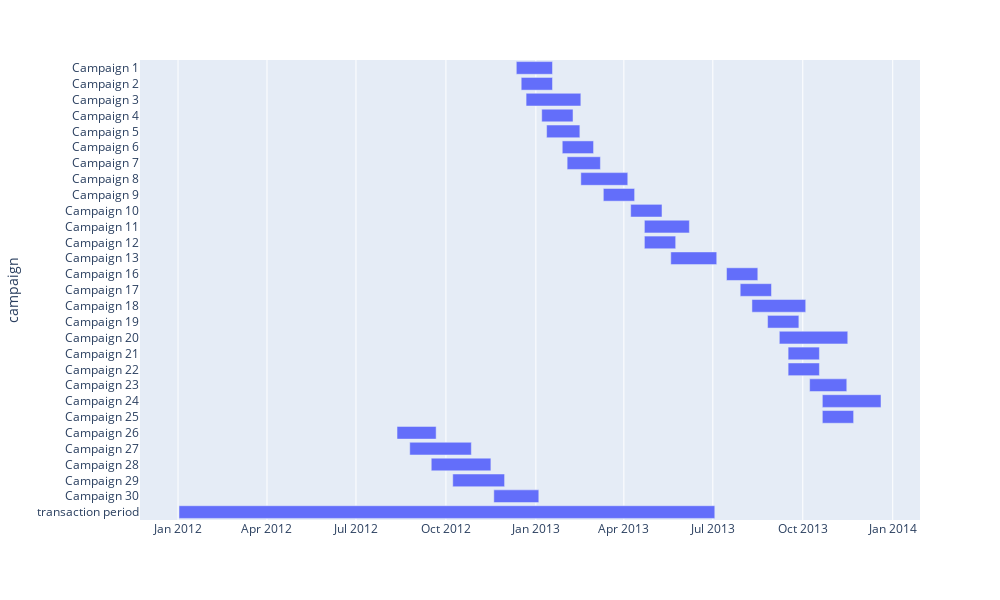

The notebook cell saved with this chart:
### Code cell
campaign_chart = campaign[['campaign_id', 'start_date', 'end_date']]
campaign_chart['campaign'] = ["{} {}".format("Campaign",i) for i in campaign_chart['campaign_id']]
campaign_chart=campaign_chart.sort_values('campaign_id')

transaction['date'] = pd.to_datetime(transaction['date'], format='%Y-%m-%d') #better to specify format
trans_timeline = {'campaign_id':100, 'start_date':transaction['date'].min(), 
          'end_date':transaction['date'].max(),'campaign':'transaction period' }

campaign_chart = campaign_chart.append(trans_timeline,ignore_index=True)
fig = px.timeline(campaign_chart, x_start="start_date", x_end="end_date", y="campaign",
                 width=1000, height=600)
fig.update_yaxes(autorange="reversed") # otherwise tasks are listed from the bottom up
fig.show()

### Figure 1 — Plotly figure (JSON) as saved in the notebook; plotly's stock layout.template omitted (floating-point values rounded to 4 significant figures)
{"data": [{"alignmentgroup": "True", "base": ["2012-12-12T00:00:00", "2012-12-17T00:00:00", "2012-12-22T00:00:00", "2013-01-07T00:00:00", "2013-01-12T00:00:00", "2013-01-28T00:00:00", "2013-02-02T00:00:00", "2013-02-16T00:00:00", "2013-03-11T00:00:00", "2013-04-08T00:00:00", "2013-04-22T00:00:00", "2013-04-22T00:00:00", "2013-05-19T00:00:00", "2013-07-15T00:00:00", "2013-07-29T00:00:00", "2013-08-10T00:00:00", "2013-08-26T00:00:00", "2013-09-07T00:00:00", "2013-09-16T00:00:00", "2013-09-16T00:00:00", "2013-10-08T00:00:00", "2013-10-21T00:00:00", "2013-10-21T00:00:00", "2012-08-12T00:00:00", "2012-08-25T00:00:00", "2012-09-16T00:00:00", "2012-10-08T00:00:00", "2012-11-19T00:00:00", "2012-01-02T00:00:00"], "hovertemplate": "start_date=%{base}<br>end_date=%{x}<br>campaign=%{y}<extra></extra>", "legendgroup": "", "marker": {"color": "#636efa"}, "name": "", "offsetgroup": "", "orientation": "h", "showlegend": false, "textposition": "auto", "type": "bar", "x": [3196800000, 2764800000, 4838400000, 2764800000, 2937600000, 2764800000, 2937600000, 4147200000, 2764800000, 2764800000, 3974400000, 2764800000, 4060800000, 2764800000, 2764800000, 4752000000, 2764800000, 6048000000, 2764800000, 2764800000, 3283200000, 5184000000, 2764800000, 3456000000, 5443200000, 5270400000, 4579200000, 3974400000, 47347200000], "xaxis": "x", "y": ["Campaign 1", "Campaign 2", "Campaign 3", "Campaign 4", "Campaign 5", "Campaign 6", "Campaign 7", "Campaign 8", "Campaign 9", "Campaign 10", "Campaign 11", "Campaign 12", "Campaign 13", "Campaign 16", "Campaign 17", "Campaign 18", "Campaign 19", "Campaign 20", "Campaign 21", "Campaign 22", "Campaign 23", "Campaign 24", "Campaign 25", "Campaign 26", "Campaign 27", "Campaign 28", "Campaign 29", "Campaign 30", "transaction period"], "yaxis": "y"}], "layout": {"barmode": "overlay", "height": 600, "legend": {"tracegroupgap": 0}, "margin": {"t": 60}, "width": 1000, "xaxis": {"anchor": "y", "domain": [0, 1], "type": "date"}, "yaxis": {"anchor": "x", "autorange": "reversed", "domain": [0, 1], "title": {"text": "campaign"}}}}
